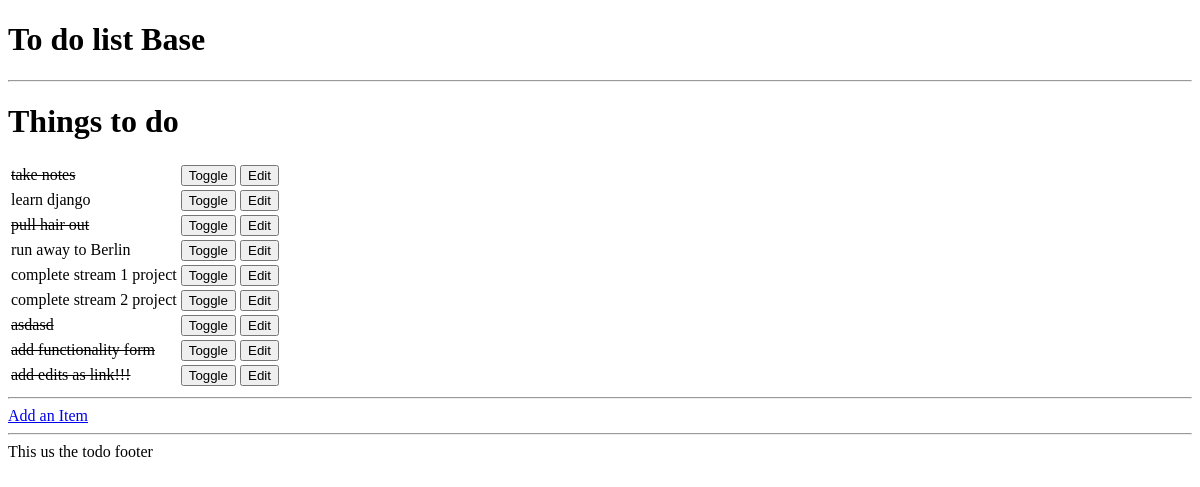
The app's page /, older data.
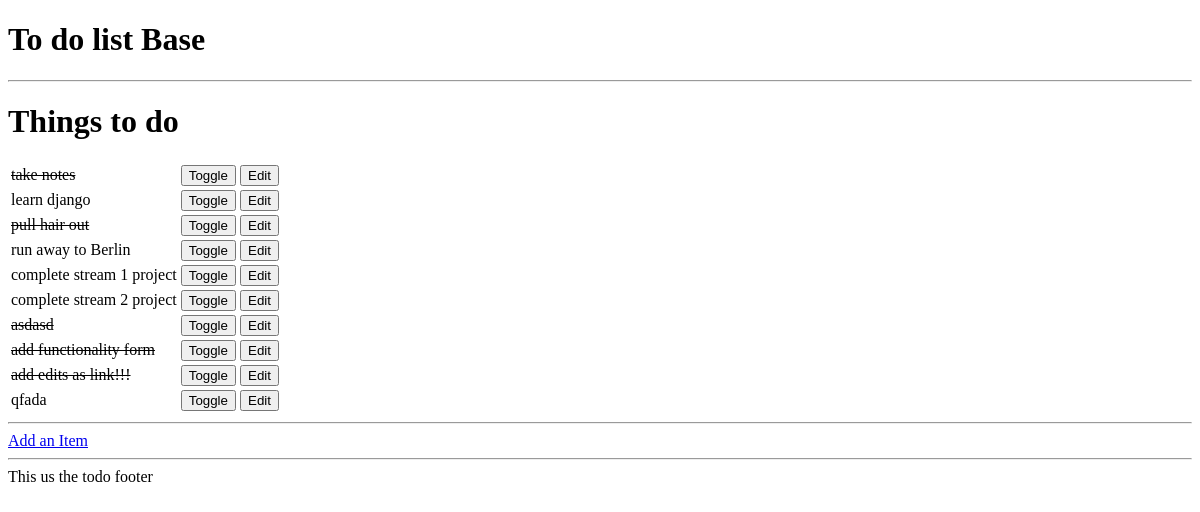
The same page, newer data.
### todoitem/models.py (models this page shows, shortened)
class TodoItem(models.Model):
    name = models.CharField(max_length=30, blank=False)
    done = models.BooleanField(blank=False, default=False)

### todoitem/views.py (the view)
# urls.py: url(r'^$', get_index),
def get_index(request):
    results = TodoItem.objects.all()
    return render(request, "index.html", {'items': results})

### todoitem/templates/index.html
{% extends "base.html" %}
{% block content %}
    <h1>Things to do</h1>
<table>
       {% for item in items %}
       <tr>
           {% if item.done %}
           <td><strike>{{ item.name  }}</strike></td>
           {% else %}
           <td>{{ item.name }}</td>
           {% endif %}
           <td>
               <form method="POST" action="toggle/{{ item.id }}">{% csrf_token %}<input type="submit" value="Toggle"></form>
           </td>
           <td>
               <form method="GET" action="edit/{{ item.id }}"><input type="submit" value="Edit"></form>
           </td>
       </tr>
       {% empty %}
       <p>You have nothing to do.</p>
       {% endfor %}
   </table>
    <hr>
    <a href="add">Add an Item</a>
{% endblock content %}

### todoitem/templates/base.html (shortened to what this page needs)
<!DOCTYPE html>
<html lang="en">
<head>
</head>
<body>
    <h1>To do list Base</h1>
    <hr>
    {% block content %}
    {% endblock content %}
    <hr>
    <footer>This us the todo footer</footer>
</body>
</html>

Row changes from the older to the newer data that the page shows:
added TodoItem: name "qfada"
